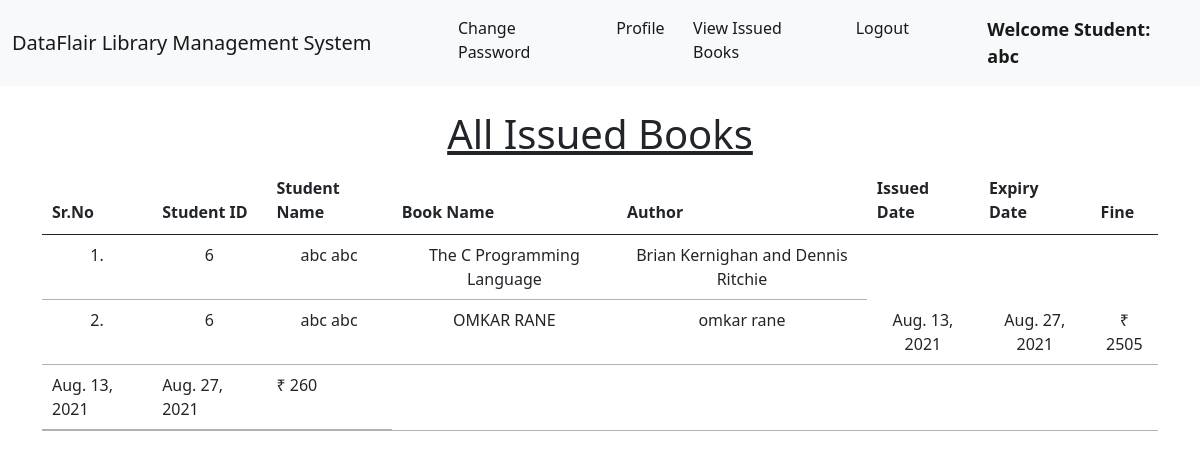
Page /student_issued_books/ (signed in) on the committed database.
### library/models.py (models this page shows, shortened)
class Book(models.Model):
    name = models.CharField(max_length=200)
    author = models.CharField(max_length=200)
    isbn = models.PositiveIntegerField()
    category = models.CharField(max_length=50)

class IssuedBook(models.Model):
    student_id = models.CharField(max_length=100, blank=True)
    isbn = models.CharField(max_length=13)
    issued_date = models.DateField(auto_now=True)
    expiry_date = models.DateField(default=expiry)

### library/views.py (the view)
# urls.py: path("student_issued_books/", views.student_issued_books, name="student_issued_books"),
@login_required(login_url = '/student_login')
def student_issued_books(request):
    student = Student.objects.filter(user_id=request.user.id)
    issuedBooks = IssuedBook.objects.filter(student_id=student[0].user_id)
    li1 = []
    li2 = []
    for i in issuedBooks:
        books = Book.objects.filter(isbn=i.isbn)
        for book in books:
            t=(request.user.id, request.user.get_full_name, book.name,book.author)
            li1.append(t)
        days=(date.today()-i.issued_date)
        d=days.days
        fine=0
        if d>15:
            day=d-14
            fine=day*5
        t=(issuedBooks[0].issued_date, issuedBooks[0].expiry_date, fine)
        li2.append(t)
    return render(request,'student_issued_books.html',{'li1':li1, 'li2':li2})

### library/templates/student_issued_books.html (shortened to what this page needs)
{% extends 'student_navbar.html' %}
{% load static %}
{% block body %}
<div class="container mt-4">
    <h1 class="text-center"><u>All Issued Books</u></h1>
    <table class="table table-hover" id="example">
        <thead>
            <tr class="text-center">
                <th>Sr.No</th>
                <th>Student ID</th>
                <th>Student Name</th>
                <th>Book Name</th>
                <th>Author</th>
                <th>Issued Date</th>
                <th>Expiry Date</th>
                <th>Fine</th>
            </tr>
        </thead>
        <tbody>
            {% for i in li1 %}
            <tr class="text-center">
                <td>{{forloop.counter}}.</td>
                <td>{{i.0}}</td>
                <td>{{i.1}}</td>
                <td>{{i.2}}</td>
                <td>{{i.3}}</td>
                {% endfor %}
                {% for i in li2 %}
                <td>{{i.0}}</td>
                <td>{{i.1}}</td>
                <td>₹ {{i.2}}</td>
            </tr>
            {% endfor %}
        </tbody>
    </table>
    </div>
{% endblock %}

### library/templates/student_navbar.html (shortened to what this page needs)
<!doctype html>
<html lang="en">
  <head>
    <link href="https://cdn.jsdelivr.net/npm/bootstrap@5.1.0/dist/css/bootstrap.min.css" rel="stylesheet">
    <link rel="stylesheet" href="https://cdn.datatables.net/1.10.25/css/jquery.dataTables.min.css">
    <link rel="stylesheet" href="https://cdn.datatables.net/buttons/1.7.1/css/buttons.dataTables.min.css">
  </head>
  <body>
    <nav class="navbar navbar-expand-lg navbar-light bg-light sticky-top">
        <div class="container-fluid">
          <a class="navbar-brand" href="#">DataFlair Library Management System</a>
          <div class="collapse navbar-collapse" id="navbarSupportedContent">
            <ul class="navbar-nav me-auto mb-2 mb-lg-0">
              <li class="nav-item">
                <a class="nav-link active" aria-current="page" href="/change_password/">Change Password</a>
              </li>
              <li class="nav-item">
                <a class="nav-link active" aria-current="page" href="/profile/">Profile</a>
              </li>
              <li class="nav-item">
                <a class="nav-link active" aria-current="page" href="/student_issued_books/">View Issued Books</a>
              </li>
              <li class="nav-item">
                <a class="nav-link active" aria-current="page" href="/logout/">Logout</a>
              </li>
              <li class="nav-item">
                <a style="font-weight:600; font-family:'Segoe UI', Tahoma, Geneva, Verdana, sans-serif; font-size: large;" class="nav-link active" href="#">Welcome Student: {{request.user}}</a>
              </li>
            </ul>
          </div>
        </div>
      </nav>
      {% block body %}
      {% endblock %}
  </body>
</html>

### rows in the picture
Book: name "The C Programming Language", author "Brian Kernighan and Dennis Ritchie"
Book: name "OMKAR RANE", author "omkar rane"
IssuedBook: issued_date "Aug. 13, 2021" "Aug. 13, 2021", expiry_date "Aug. 27, 2021" "Aug. 27, 2021"

### other values in the picture
{{ request.user }} "abc"
{{ i.0 }} "6" "6"
{{ i.1 }} "abc abc" "abc abc"
{{ i.2 }} "2505" "260"
